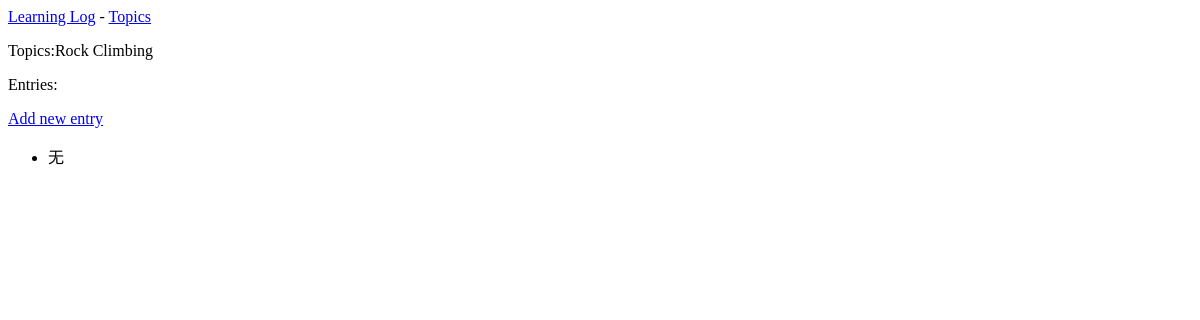
The page /topic/2/ on the database as committed earlier.
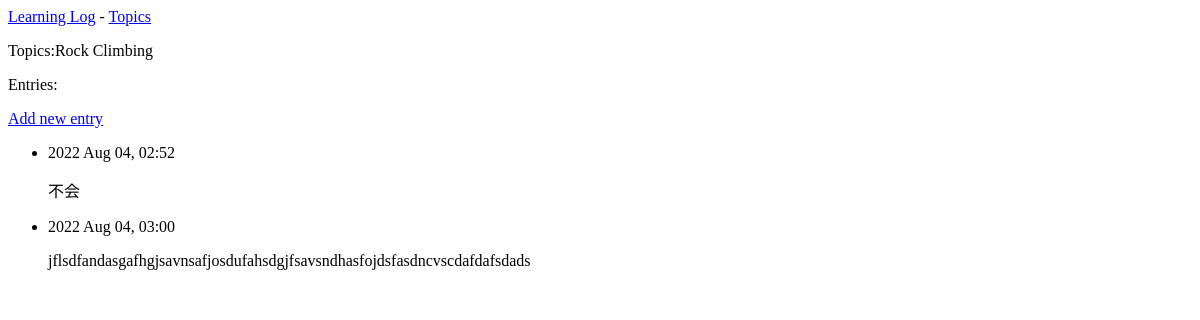
The same page on the database as committed later.
### learning_logs/models.py (models this page shows, shortened)
class Entry(models.Model):
    topic = models.ForeignKey(Topic, on_delete=models.CASCADE)
    text = models.TextField()
    date_added = models.DateTimeField(auto_now_add=True)
    class Meta:
        verbose_name_plural = 'entries'

### learning_logs/views.py (the view)
# urls.py: path('topic/<int:topic_id>/', views.topic, name='topic'),  # 特定主题
def topic(request, topic_id):
    topic = Topic.objects.get(id=topic_id)
    entries = topic.entry_set.order_by('date_added')
    context = {'topic': topic, 'entries': entries}
    return render(request, 'learning_logs/topic.html', context)

### learning_logs/models.py (called while the page is built)
    def __str__(self):
        return self.text

### learning_logs/templates/learning_logs/topic.html
{% extends "learning_logs/base.html" %}
{% block content %}
    <p>Topics:{{ topic }}</p>
    <p>Entries:</p>
    <p>
        <a href="{% url 'new_entry' topic.id %}">Add new entry</a>
    </p>
    <ul>
        {% for entry in entries %}
            <li>
                <p>{{ entry.date_added|date:'Y M d, H:i' }}</p>
                <p>{{ entry.text|linebreaks }}</p>
            </li>
        {% empty %}
            <li>无</li>
        {% endfor %}
    </ul>
{% endblock content %}

Rows that differ between the two databases and show on the page:
added Entry: date_added "2022 Aug 04, 02:52", text "不会"
added Entry: date_added "2022 Aug 04, 03:00", text "jflsdfandasgafhgjsavnsafjosdufahsdgjfsavsndhasfojdsfasdncvscdafdafsdads"
Other text that changed with them:
text no longer shown: "无"
